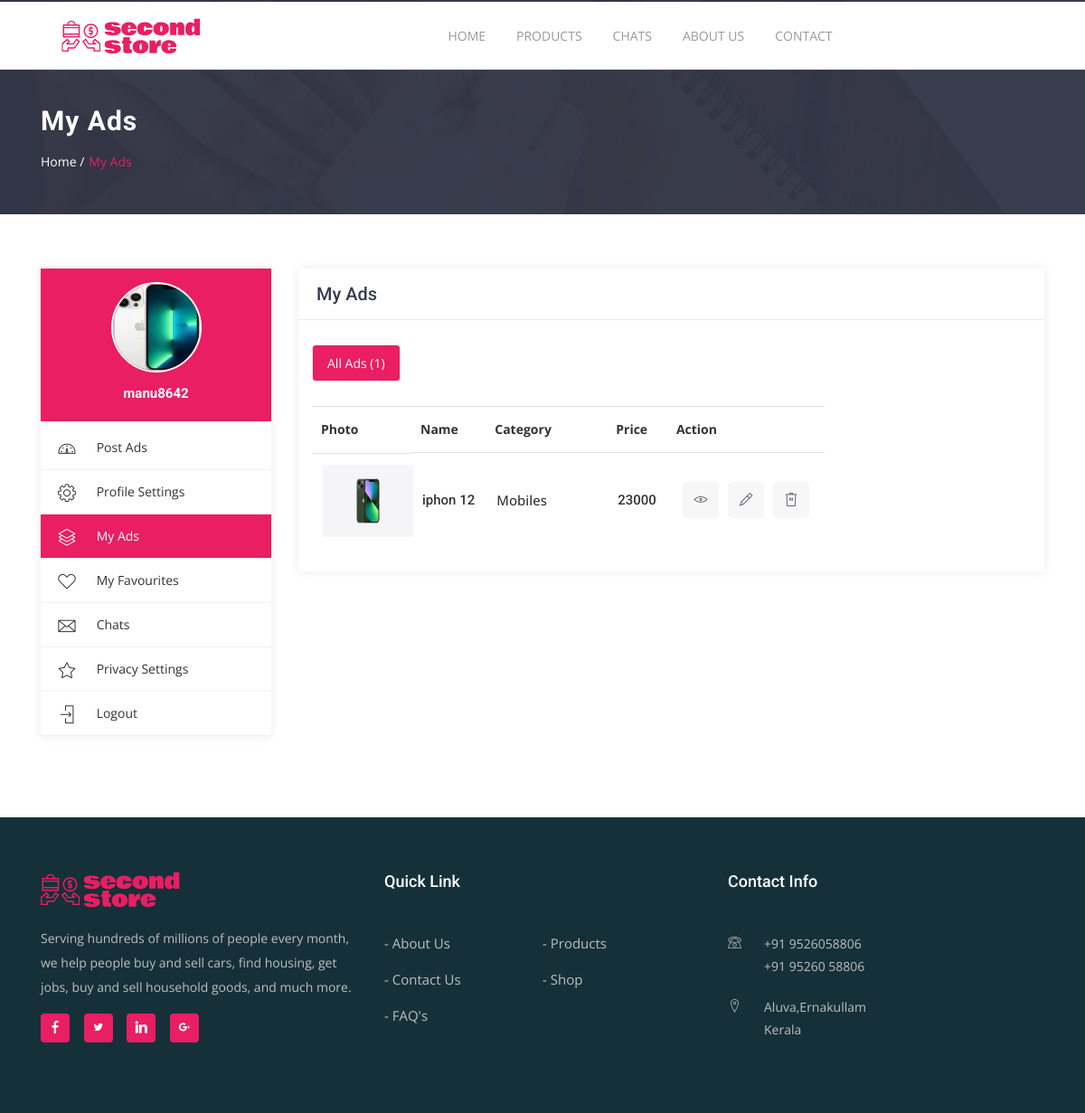
Page /myads/ (signed in) on the committed database.
### frontend/models.py (models this page shows)
class adsdb(models.Model):
    pname = models.CharField(max_length=100,null=True,blank=True)
    bname = models.CharField(max_length=100,null=True,blank=True)
    category = models.CharField(max_length=100,null=True,blank=True)
    price = models.IntegerField(null=True,blank=True)
    details = models.CharField(max_length=300,null=True,blank=True)
    time = models.CharField(max_length=300,null=True,blank=True)
    uname = models.CharField(max_length=100,null=True,blank=True)
    username = models.CharField(max_length=100,null=True,blank=True)
    phone = models.IntegerField(null=True,blank=True)
    email = models.CharField(max_length=100,null=True,blank=True)
    address = models.CharField(max_length=300,null=True,blank=True)
    district = models.CharField(max_length=100,null=True,blank=True)
    city = models.CharField(max_length=100,null=True,blank=True)
    image = models.ImageField(upload_to="images",null=True,blank=True)
    image1 = models.ImageField(upload_to="images",null=True,blank=True)
    image2 = models.ImageField(upload_to="images",null=True,blank=True)

### frontend/views.py (the view)
# urls.py: path('myads/', views.myads, name="myads"),
def myads(request):
    data = adsdb.objects.filter(username=request.session['username'])
    g = UserProfile.objects.get(username=request.session['username']).img
    n = 0
    for i in data:
        n += 1
    return render(request,"website/myads.html",{'data':data,'n':n,'g':g})

### frontend/templates/website/myads.html (shortened to what this page needs)
<!DOCTYPE html>
{% load static %}
<html lang="en">
<head>
<link rel="stylesheet" type="text/css" href="{% static 'web/assets/css/bootstrap.min.css' %}">
<link rel="stylesheet" type="text/css" href="{% static 'web/assets/fonts/line-icons.css' %}">
<link rel="stylesheet" type="text/css" href="{% static 'web/assets/css/slicknav.css' %}">
<link rel="stylesheet" type="text/css" href="{% static 'web/assets/css/color-switcher.css' %}">
<link rel="stylesheet" type="text/css" href="{% static 'web/assets/css/animate.css' %}">
<link rel="stylesheet" type="text/css" href="{% static 'web/assets/css/owl.carousel.css' %}">
<link rel="stylesheet" type="text/css" href="{% static 'web/assets/css/main.css' %}">
<link rel="stylesheet" type="text/css" href="{% static 'web/assets/css/responsive.css' %}">
</head>
<body>
<header id="header-wrap">
<nav class="navbar navbar-expand-lg bg-white fixed-top scrolling-navbar" style="margin-top:-40px">
<div class="container">
<div class="navbar-header">
<a href="{% url 'homepage' %}" class="navbar-brand"><img src="{% static 'web/assets/img/logonob.svg' %}" alt="" height="40px;"></a>
</div>
<div class="collapse navbar-collapse" id="main-navbar">
<ul class="navbar-nav mr-auto w-100 justify-content-center">
<li class="nav-item">
<a class="nav-link" href="{% url 'homepage' %}">
Home
</a>
</li>
<li class="nav-item">
<a class="nav-link" href="{% url 'allp' %}">
Products
</a>
</li>
<li class="nav-item">
<a class="nav-link" href="{% url 'index' %}">
Chats
</a>
</li>
<li class="nav-item">
<a class="nav-link" href="{% url 'about' %}">
About Us
</a>
</li>
<li class="nav-item">
<a class="nav-link" href="{% url 'contact' %}">
Contact
</a>
</li>
</ul>
</div>
</div>
</nav>
</header>
<div class="page-header" style="background: url({% static 'web/assets/img/banner1.jpg' %});">
<div class="container">
<div class="row">
<div class="col-md-12">
<div class="breadcrumb-wrapper">
<h2 class="product-title">My Ads</h2>
<ol class="breadcrumb">
<li><a >Home /</a></li>
<li class="current">My Ads</li>
</ol>
</div>
</div>
</div>
</div>
</div>
<div id="content" class="section-padding">
<div class="container">
<div class="row">
<div class="col-sm-12 col-md-4 col-lg-3 page-sidebar">
<aside>
<div class="sidebar-box">
<div class="user">
<figure>
<a ><img src="{{g.url}}" alt="" width="100px" height="100px"></a>
</figure>
<div class="usercontent">
<h3>{{request.session.username}}</h3>
</div>
</div>
<nav class="navdashboard">
<ul>
<li>
<a  href="{% url 'post' %}">
<i class="lni-dashboard"></i>
<span>Post Ads</span>
</a>
</li>
<li>
<a href="{% url 'editprofile' %}">
<i class="lni-cog"></i>
<span>Profile Settings</span>
</a>
</li>
<li>
<a class="active" href="{% url 'myads' %}">
<i class="lni-layers"></i>
<span>My Ads</span>
</a>
</li>
<li>
<a href="{% url 'favads' %}">
<i class="lni-heart"></i>
<span>My Favourites</span>
</a>
</li>
<li>
<a href="{% url 'index' %}">
<i class="lni-envelope"></i>
<span>Chats</span>
</a>
</li>
<li>
<a href="{% url 'priv' %}">
<i class="lni-star"></i>
<span>Privacy Settings</span>
</a>
</li>
<li>
<a href="{% url 'ulogout' %}">
<i class="lni-enter"></i>
<span>Logout</span>
</a>
</li>
</ul>
</nav>
</div>
</aside>
</div>
 <div class="col-sm-12 col-md-8 col-lg-9">
<div class="page-content">
<div class="inner-box">
<div class="dashboard-box">
<h2 class="dashbord-title">My Ads</h2>
</div>
<div class="dashboard-wrapper">
<nav class="nav-table">
<ul>
<li class="active"><a >All Ads (<span>{{n}}</span>)</a></li>
</ul>
</nav>
<table class="table table-responsive dashboardtable tablemyads">
<thead>
<tr>
<th>Photo</th>
<th>Name</th>
<th>Category</th>
<th>Price</th>
<th>Action</th>
</tr>
</thead>
<tbody>
{% for d in data %}
<tr data-category="active">
<td class="photo"><img width="100px" height="80px" src="{{d.image.url}}" alt=""></td>
<td data-title="Title">
<h3>{{d.pname}}</h3>
</td>
<td data-title="Category"><span class="adcategories">{{d.category}}</span></td>
<td data-title="Price">
<h3>{{d.price}}</h3>
</td>
<td data-title="Action">
<div class="btns-actions">
<a class="btn-action btn-view" href="{% url 'myproduct' pid=d.id %}"><i class="lni-eye"></i></a>
<a class="btn-action btn-edit" href="{% url 'editprod' pid=d.id %}"><i class="lni-pencil"></i></a>
<a class="btn-action btn-delete" href="{% url 'pdel' pid=d.id %}"><i class="lni-trash"></i></a>
</div>
</td>
</tr>
{% endfor %}
</tbody>
</table>
</div>
</div>
</div>
</div>
</div>
</div>
</div>
<footer >
<section class="footer-Content">
<div class="container">
<div class="row">
<div class="col-lg-4 col-md-4 col-xs-6 col-mb-12">
<div class="widget">
<div class="footer-logo"><img src="{% static 'web/assets/img/logonob.svg' %}"  height="40px;">
</div>
<div class="textwidget">
<p>Serving hundreds of millions of people every month, we help people buy and
    sell cars, find housing, get jobs, buy and sell household goods, and much more.</p>
</div>
<ul class="mt-3 footer-social">
<li><a class="facebook" href="#"><i class="lni-facebook-filled"></i></a></li>
<li><a class="twitter" href="#"><i class="lni-twitter-filled"></i></a></li>
<li><a class="linkedin" href="#"><i class="lni-linkedin-fill"></i></a></li>
<li><a class="google-plus" href="#"><i class="lni-google-plus"></i></a></li>
</ul>
</div>
</div>
<div class="col-lg-4 col-md-4 col-xs-6 col-mb-12">
<div class="widget">
<h3 class="block-title">Quick Link</h3>
<ul class="menu">
<li><a href="{% url 'about' %}">- About Us</a></li>
<li><a href="{% url 'allp' %}">- Products</a></li>
<li><a href="{% url 'contact' %}">- Contact Us</a></li>
<li><a href="{% url 'allp' %}">- Shop</a></li>
<li><a href="{% url 'contact' %}">- FAQ's</a></li>
</ul>
</div>
</div>
<div class="col-lg-4 col-md-4 col-xs-6 col-mb-12">
<div class="widget">
<h3 class="block-title">Contact Info</h3>
<ul class="contact-footer">
<li>
<strong><i class="lni-phone"></i></strong><span>+91 9526058806 <br> +91 95260 58806</span>
</li>
<li>
<strong><i class="lni-map-marker"></i></strong><span><a> Aluva,Ernakullam <br>Kerala</a></span>
</li>
</ul>
</div>
</div>
</div>
</div>
</section>
</footer>
</body>
</html>

### rows in the picture
adsdb: image (picture), pname "iphon 12", category "Mobiles", price "23000"

### other values in the picture
{{ request.session.username }} "manu8642"
{{ n }} "1"
